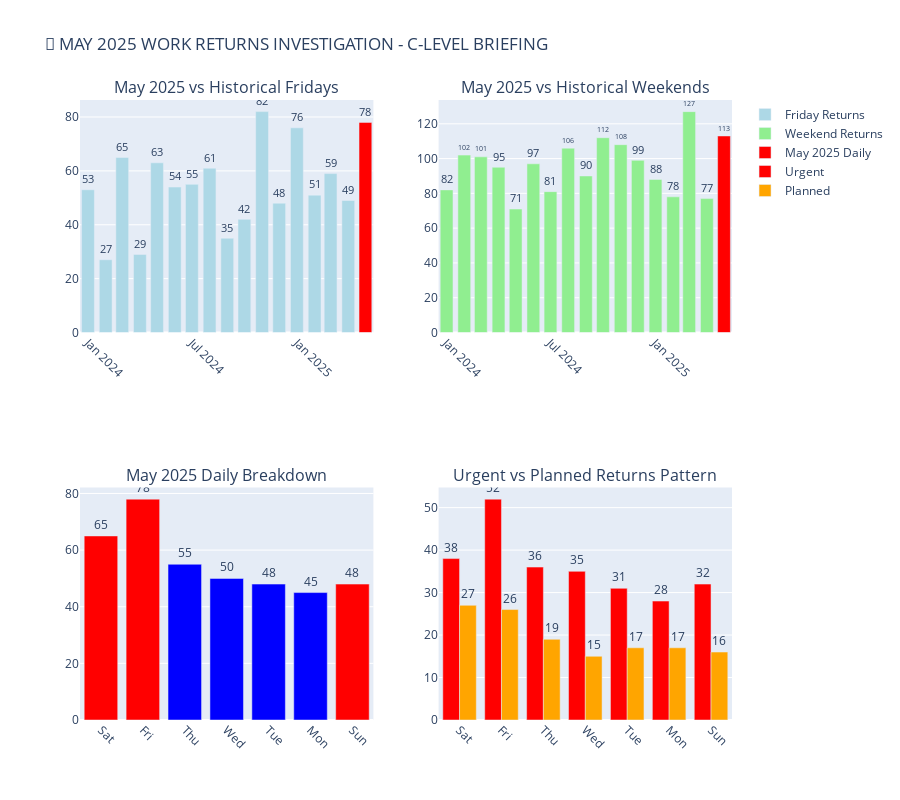

The code cell stored with this chart in its notebook:
### Markdown cell above
#### **May 2025 Investigation Report**

### Code cell
import pandas as pd
import plotly.graph_objects as go
import plotly.express as px
from plotly.subplots import make_subplots
import numpy as np

df['total_returns'] = df['คืนงาน (กะทันหัน)'] + df['คืนงาน (ล่วงหน้า)']
day_order = ['Sun', 'Mon', 'Tue', 'Wed', 'Thu', 'Fri', 'Sat']
df['day_of_week'] = pd.Categorical(df['day_of_week'], categories=day_order, ordered=True)

# Extract year and month for better analysis
df['year'] = df['report_month'].str[:4]
df['month'] = df['report_month'].str[5:7]
df['month_name'] = pd.to_datetime(df['report_month'] + '-01').dt.strftime('%b %Y')

print("🚨 MAY 2025 INVESTIGATION REPORT 🚨")
print("="*50)

# 1. MAY 2025 SPECIFIC ANALYSIS
may_2025_data = df[df['report_month'] == '2025-05'].copy()
print("\n📊 MAY 2025 DETAILED BREAKDOWN:")
print(may_2025_data[['day_of_week', 'คืนงาน (กะทันหัน)', 'คืนงาน (ล่วงหน้า)', 'total_returns']].to_string(index=False))

# Focus on Friday and Weekend (Fri, Sat, Sun)
weekend_days = ['Fri', 'Sat', 'Sun']
may_weekend = may_2025_data[may_2025_data['day_of_week'].isin(weekend_days)]
print(f"\n🔴 MAY 2025 WEEKEND + FRIDAY TOTAL: {may_weekend['total_returns'].sum()} returns")
print(f"   - Friday: {may_2025_data[may_2025_data['day_of_week']=='Fri']['total_returns'].values[0]} returns")
print(f"   - Saturday: {may_2025_data[may_2025_data['day_of_week']=='Sat']['total_returns'].values[0]} returns")
print(f"   - Sunday: {may_2025_data[may_2025_data['day_of_week']=='Sun']['total_returns'].values[0]} returns")

# 2. HISTORICAL COMPARISON
print("\n📈 HISTORICAL COMPARISON:")

# Get all May data for comparison
all_may_data = df[df['month'] == '05'].copy()
print("\nAll MAY months comparison:")
may_comparison = all_may_data.groupby(['report_month', 'day_of_week'])['total_returns'].sum().reset_index()
may_pivot = may_comparison.pivot(index='day_of_week', columns='report_month', values='total_returns')
print(may_pivot.loc[weekend_days])

# Calculate percentage increase
may_2024_weekend = df[(df['report_month'] == '2024-05') & (df['day_of_week'].isin(weekend_days))]['total_returns'].sum()
may_2025_weekend = df[(df['report_month'] == '2025-05') & (df['day_of_week'].isin(weekend_days))]['total_returns'].sum()
weekend_increase = ((may_2025_weekend - may_2024_weekend) / may_2024_weekend) * 100

print(f"\n🚨 KEY FINDINGS:")
print(f"   - May 2024 Weekend+Friday: {may_2024_weekend} returns")
print(f"   - May 2025 Weekend+Friday: {may_2025_weekend} returns")
print(f"   - INCREASE: {weekend_increase:.1f}%")

# 3. VISUALIZATIONS FOR C-LEVEL PRESENTATION

# Create focused analysis charts
fig = make_subplots(
    rows=2, cols=2,
    subplot_titles=('May 2025 vs Historical Fridays', 'May 2025 vs Historical Weekends',
                   'May 2025 Daily Breakdown', 'Urgent vs Planned Returns Pattern'),
    specs=[[{"type": "bar"}, {"type": "bar"}],
           [{"type": "bar"}, {"type": "bar"}]]
)

# Chart 1: Friday comparison across all years
friday_data = df[df['day_of_week'] == 'Fri'].copy()
colors_fri = ['red' if x == '2025-05' else 'lightblue' for x in friday_data['report_month']]
fig.add_trace(
    go.Bar(
        x=friday_data['report_month'],
        y=friday_data['total_returns'],
        name='Friday Returns',
        marker_color=colors_fri,
        text=friday_data['total_returns'],
        textposition='outside'
    ),
    row=1, col=1
)

# Chart 2: Weekend comparison
weekend_monthly = df[df['day_of_week'].isin(['Sat', 'Sun'])].groupby('report_month')['total_returns'].sum().reset_index()
colors_weekend = ['red' if x == '2025-05' else 'lightgreen' for x in weekend_monthly['report_month']]
fig.add_trace(
    go.Bar(
        x=weekend_monthly['report_month'],
        y=weekend_monthly['total_returns'],
        name='Weekend Returns',
        marker_color=colors_weekend,
        text=weekend_monthly['total_returns'],
        textposition='outside'
    ),
    row=1, col=2
)

# Chart 3: May 2025 daily breakdown
fig.add_trace(
    go.Bar(
        x=may_2025_data['day_of_week'],
        y=may_2025_data['total_returns'],
        name='May 2025 Daily',
        marker_color=['red' if x in weekend_days else 'blue' for x in may_2025_data['day_of_week']],
        text=may_2025_data['total_returns'],
        textposition='outside'
    ),
    row=2, col=1
)

# Chart 4: Urgent vs Planned pattern for May 2025
fig.add_trace(
    go.Bar(
        x=may_2025_data['day_of_week'],
        y=may_2025_data['คืนงาน (กะทันหัน)'],
        name='Urgent',
        marker_color='red',
        text=may_2025_data['คืนงาน (กะทันหัน)'],
        textposition='outside'
    ),
    row=2, col=2
)

fig.add_trace(
    go.Bar(
        x=may_2025_data['day_of_week'],
        y=may_2025_data['คืนงาน (ล่วงหน้า)'],
        name='Planned',
        marker_color='orange',
        text=may_2025_data['คืนงาน (ล่วงหน้า)'],
        textposition='outside'
    ),
    row=2, col=2
)

fig.update_layout(
    title_text="🚨 MAY 2025 WORK RETURNS INVESTIGATION - C-LEVEL BRIEFING",
    height=800,
    showlegend=True
)

fig.update_xaxes(tickangle=45)
fig.show()

# 4. STATISTICAL ANALYSIS
print("\n📊 STATISTICAL ANALYSIS:")

# Calculate z-scores to identify outliers
friday_history = df[df['day_of_week'] == 'Fri']['total_returns']
friday_mean = friday_history.mean()
friday_std = friday_history.std()
may_2025_fri = may_2025_data[may_2025_data['day_of_week'] == 'Fri']['total_returns'].values[0]
friday_z_score = (may_2025_fri - friday_mean) / friday_std

print(f"Friday Analysis:")
print(f"  - Historical Friday average: {friday_mean:.1f}")
print(f"  - May 2025 Friday: {may_2025_fri}")
print(f"  - Z-score: {friday_z_score:.2f} (>2 = outlier)")
print(f"  - Status: {'🚨 OUTLIER' if abs(friday_z_score) > 2 else '✅ Normal'}")

# Weekend analysis
weekend_history = df[df['day_of_week'].isin(['Sat', 'Sun'])].groupby('report_month')['total_returns'].sum()
weekend_mean = weekend_history.mean()
weekend_std = weekend_history.std()
may_2025_weekend_total = may_2025_data[may_2025_data['day_of_week'].isin(['Sat', 'Sun'])]['total_returns'].sum()
weekend_z_score = (may_2025_weekend_total - weekend_mean) / weekend_std

print(f"\nWeekend Analysis:")
print(f"  - Historical weekend average: {weekend_mean:.1f}")
print(f"  - May 2025 weekend: {may_2025_weekend_total}")
print(f"  - Z-score: {weekend_z_score:.2f}")
print(f"  - Status: {'🚨 OUTLIER' if abs(weekend_z_score) > 2 else '✅ Normal'}")

# 5. INVESTIGATION RECOMMENDATIONS
print("\n" + "="*50)
print("🔍 RECOMMENDED INVESTIGATION ACTIONS:")
print("="*50)

investigation_actions = [
    "1. IMMEDIATE DATA DEEP DIVE:",
    "   • Analyze specific work orders that were returned in May 2025",
    "   • Categorize return reasons (quality, completion, materials, etc.)",
    "   • Identify which teams/departments had the most returns",
    "",
    "2. OPERATIONAL FACTORS TO INVESTIGATE:",
    "   • Staff scheduling changes in May 2025 (new hires, resignations)",
    "   • Weekend shift coverage and supervision levels",
    "   • Friday end-of-week rush and quality control processes",
    "   • Material shortages or supply chain issues in May",
    "",
    "3. EXTERNAL FACTORS TO CHECK:",
    "   • Client deadline pressures or rush orders",
    "   • Seasonal demands or project deadlines",
    "   • Weather conditions affecting work quality",
    "   • Equipment maintenance schedules",
    "",
    "4. PROCESS ANALYSIS:",
    "   • Review quality control procedures for weekend work",
    "   • Check if Friday work is being rushed to meet deadlines",
    "   • Analyze supervisor coverage on weekends",
    "   • Review training adequacy for weekend staff",
    "",
    "5. DATA TO COLLECT:",
    "   • Detailed return reason codes",
    "   • Staff overtime hours in May 2025",
    "   • Client satisfaction scores",
    "   • Equipment downtime logs",
    "   • Supervisor presence during weekend shifts"
]

for action in investigation_actions:
    print(action)

print("\n🎯 PRIORITY FOCUS AREAS:")
print("1. Friday work quality - why 78 returns vs historical avg ~35")
print("2. Weekend supervision - Saturday had 65 returns (usually ~35)")
print("3. Month-end pressure - May often has deadline rushes")

# Create executive summary data
exec_summary = pd.DataFrame({
    'Metric': ['May 2025 Friday Returns', 'May 2025 Weekend Returns', 'Historical Friday Avg', 
               'Historical Weekend Avg', 'Friday Increase', 'Weekend Increase'],
    'Value': [may_2025_fri, may_2025_weekend_total, f"{friday_mean:.0f}", 
              f"{weekend_mean:.0f}", f"+{((may_2025_fri-friday_mean)/friday_mean*100):.0f}%",
              f"+{((may_2025_weekend_total-weekend_mean)/weekend_mean*100):.0f}%"]
})

print("\n📋 EXECUTIVE SUMMARY TABLE:")
print(exec_summary.to_string(index=False))

### Figure 1 — Plotly figure (JSON) as saved in the notebook; plotly's stock layout.template omitted (floating-point values rounded to 4 significant figures)
{"data": [{"marker": {"color": ["lightblue", "lightblue", "lightblue", "lightblue", "lightblue", "lightblue", "lightblue", "lightblue", "lightblue", "lightblue", "lightblue", "lightblue", "lightblue", "lightblue", "lightblue", "lightblue", "red"]}, "name": "Friday Returns", "text": [53.0, 27.0, 65.0, 29.0, 63.0, 54.0, 55.0, 61.0, 35.0, 42.0, 82.0, 48.0, 76.0, 51.0, 59.0, 49.0, 78.0], "textposition": "outside", "type": "bar", "x": ["2024-01", "2024-02", "2024-03", "2024-04", "2024-05", "2024-06", "2024-07", "2024-08", "2024-09", "2024-10", "2024-11", "2024-12", "2025-01", "2025-02", "2025-03", "2025-04", "2025-05"], "xaxis": "x", "y": [53, 27, 65, 29, 63, 54, 55, 61, 35, 42, 82, 48, 76, 51, 59, 49, 78], "yaxis": "y"}, {"marker": {"color": ["lightgreen", "lightgreen", "lightgreen", "lightgreen", "lightgreen", "lightgreen", "lightgreen", "lightgreen", "lightgreen", "lightgreen", "lightgreen", "lightgreen", "lightgreen", "lightgreen", "lightgreen", "lightgreen", "red"]}, "name": "Weekend Returns", "text": [82.0, 102.0, 101.0, 95.0, 71.0, 97.0, 81.0, 106.0, 90.0, 112.0, 108.0, 99.0, 88.0, 78.0, 127.0, 77.0, 113.0], "textposition": "outside", "type": "bar", "x": ["2024-01", "2024-02", "2024-03", "2024-04", "2024-05", "2024-06", "2024-07", "2024-08", "2024-09", "2024-10", "2024-11", "2024-12", "2025-01", "2025-02", "2025-03", "2025-04", "2025-05"], "xaxis": "x2", "y": [82, 102, 101, 95, 71, 97, 81, 106, 90, 112, 108, 99, 88, 78, 127, 77, 113], "yaxis": "y2"}, {"marker": {"color": ["red", "red", "blue", "blue", "blue", "blue", "red"]}, "name": "May 2025 Daily", "text": [65.0, 78.0, 55.0, 50.0, 48.0, 45.0, 48.0], "textposition": "outside", "type": "bar", "x": ["Sat", "Fri", "Thu", "Wed", "Tue", "Mon", "Sun"], "xaxis": "x3", "y": [65, 78, 55, 50, 48, 45, 48], "yaxis": "y3"}, {"marker": {"color": "red"}, "name": "Urgent", "text": [38.0, 52.0, 36.0, 35.0, 31.0, 28.0, 32.0], "textposition": "outside", "type": "bar", "x": ["Sat", "Fri", "Thu", "Wed", "Tue", "Mon", "Sun"], "xaxis": "x4", "y": [38, 52, 36, 35, 31, 28, 32], "yaxis": "y4"}, {"marker": {"color": "orange"}, "name": "Planned", "text": [27.0, 26.0, 19.0, 15.0, 17.0, 17.0, 16.0], "textposition": "outside", "type": "bar", "x": ["Sat", "Fri", "Thu", "Wed", "Tue", "Mon", "Sun"], "xaxis": "x4", "y": [27, 26, 19, 15, 17, 17, 16], "yaxis": "y4"}], "layout": {"annotations": [{"font": {"size": 16}, "showarrow": false, "text": "May 2025 vs Historical Fridays", "x": 0.225, "xanchor": "center", "xref": "paper", "y": 1, "yanchor": "bottom", "yref": "paper"}, {"font": {"size": 16}, "showarrow": false, "text": "May 2025 vs Historical Weekends", "x": 0.775, "xanchor": "center", "xref": "paper", "y": 1, "yanchor": "bottom", "yref": "paper"}, {"font": {"size": 16}, "showarrow": false, "text": "May 2025 Daily Breakdown", "x": 0.225, "xanchor": "center", "xref": "paper", "y": 0.375, "yanchor": "bottom", "yref": "paper"}, {"font": {"size": 16}, "showarrow": false, "text": "Urgent vs Planned Returns Pattern", "x": 0.775, "xanchor": "center", "xref": "paper", "y": 0.375, "yanchor": "bottom", "yref": "paper"}], "height": 800, "showlegend": true, "title": {"text": "🚨 MAY 2025 WORK RETURNS INVESTIGATION - C-LEVEL BRIEFING"}, "xaxis": {"anchor": "y", "domain": [0, 0.45], "tickangle": 45}, "xaxis2": {"anchor": "y2", "domain": [0.55, 1], "tickangle": 45}, "xaxis3": {"anchor": "y3", "domain": [0, 0.45], "tickangle": 45}, "xaxis4": {"anchor": "y4", "domain": [0.55, 1], "tickangle": 45}, "yaxis": {"anchor": "x", "domain": [0.625, 1]}, "yaxis2": {"anchor": "x2", "domain": [0.625, 1]}, "yaxis3": {"anchor": "x3", "domain": [0, 0.375]}, "yaxis4": {"anchor": "x4", "domain": [0, 0.375]}}}
